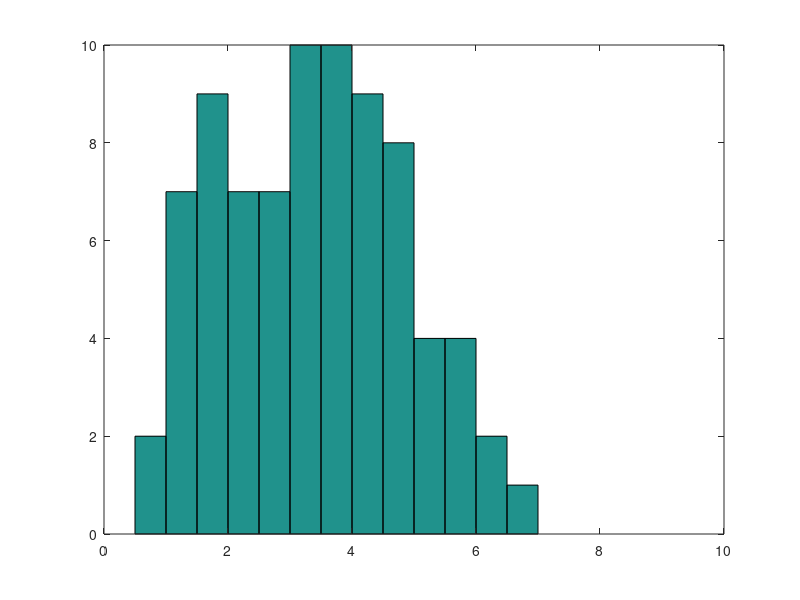
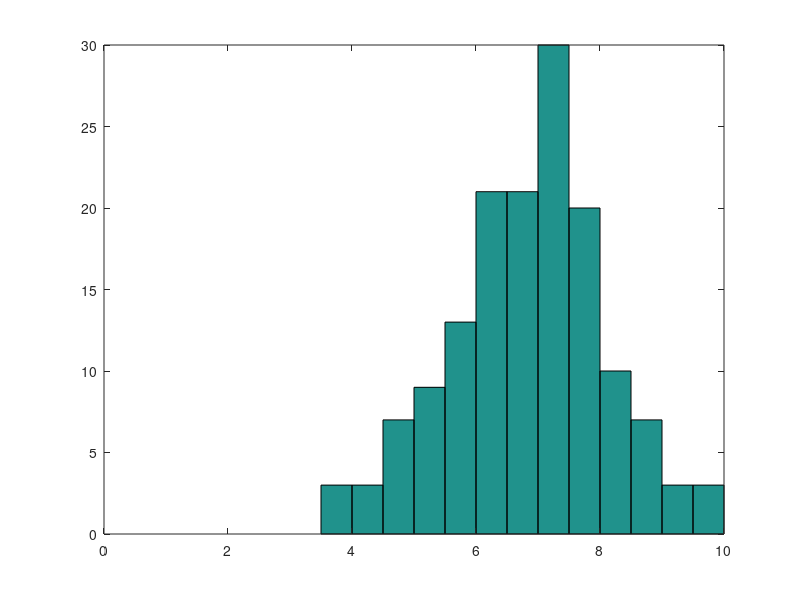
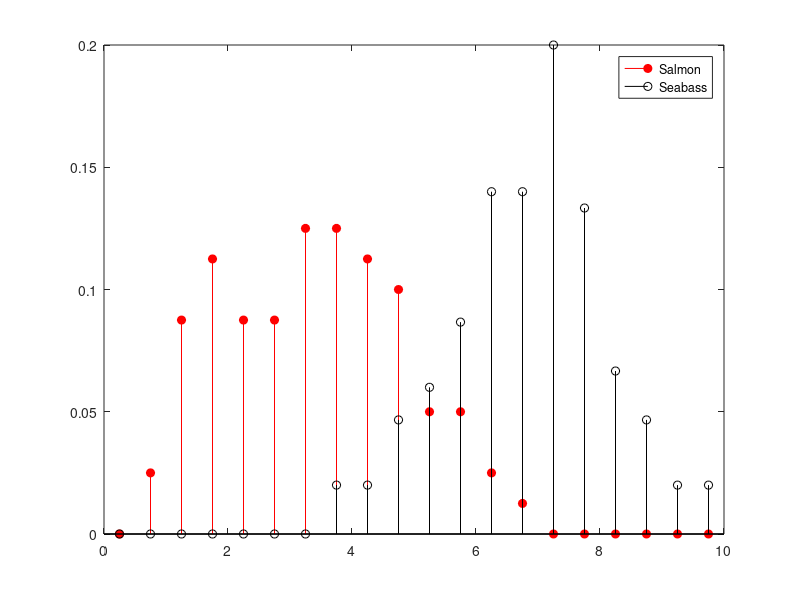
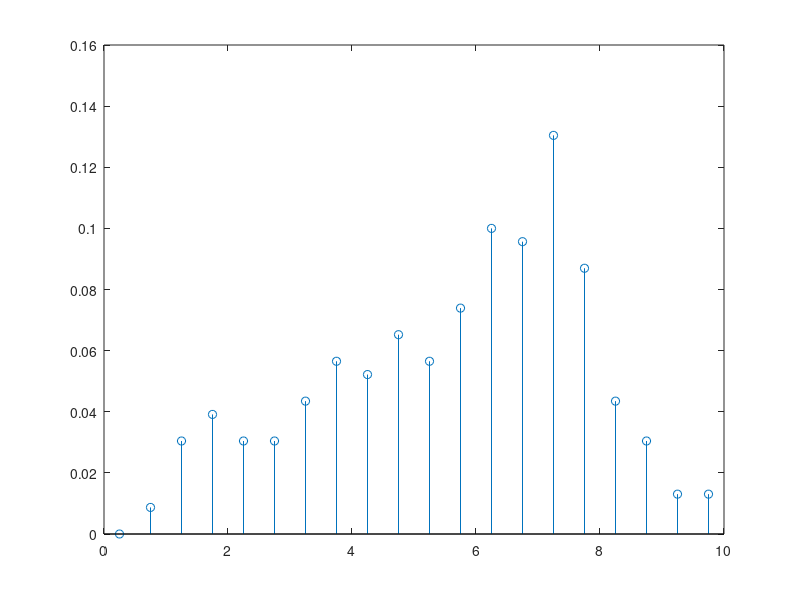

Write the MATLAB code that produced these figures, in order.
%
% CS7720 Spring 2015
% Introduction to Machine Learning and Pattern Recognition
% University of Missouri-Columbia
%
% Author: Chanmann Lim
% email: cl9p8@mail.missouri.edu
%
% Homework Assignment 1
% Problem 4
%
clc; clear; close all;

salmon = load('SalmonLightness.dat');
seabass = load('SeabassLightness.dat');
xvalues = load('formathist.dat');

%
% 1 - Plot Salmon and Seabass histogram with the intervals of 
%     [(k-1)*0.5, k*0.5], with k = 1,...,20
%
% k_min = 1; k_max = 20;
% xvalues = (k_min-1)*0.5:0.5:k_max*0.5;

figure; hist(salmon, xvalues);
figure; hist(seabass, xvalues);

%
% 2 - Compute P(salmon) and P(seabass)
%
sample = length(salmon) + length(seabass);
P_salmon = length(salmon)/sample;
P_seabass = length(seabass)/sample;

disp(['P(salmon) = ' num2str(P_salmon), ...
 ' and P(seabass) = ' num2str(P_seabass)]);

%
% 3 - Plot conditional probability P(lightness|salmon) and
%     P(lightness|seabase) pmf
%
P_lightness_given_salmon = hist(salmon, xvalues)'/length(salmon);
P_lightness_given_seabass = hist(seabass, xvalues)'/length(seabass);

disp('P(lightness|salmon) = '); disp(P_lightness_given_salmon);
disp('P(lightness|seabass) = '); disp(P_lightness_given_seabass);

figure;
stem(xvalues, P_lightness_given_salmon, 'filled', 'r'); hold on;
stem(xvalues, P_lightness_given_seabass, 'k'); hold off;
legend('Salmon', 'Seabass');

%
% 4 - Compute:
%     P(lightness<=5|salmon) and P(lightness<=8|salmon)
%     P(lightness>=5|sea_bass) and P(lightness>=2|sea_bass)
%
P_lightness_less_equal_5_given_salmon = sum(P_lightness_given_salmon(xvalues<=5));
P_lightness_less_equal_8_given_salmon = sum(P_lightness_given_salmon(xvalues<=8));

disp(['P(lightness<=5|salmon) = ' num2str(P_lightness_less_equal_5_given_salmon), ...
 ' and P(lightness<=8|salmon) = ' num2str(P_lightness_less_equal_8_given_salmon)]);

P_lightness_grater_equal_5_given_seabass = sum(P_lightness_given_seabass(xvalues>=5));
P_lightness_grater_equal_2_given_seabass = sum(P_lightness_given_seabass(xvalues>=2));

disp(['P(lightness>=5|seabass) = ' num2str(P_lightness_grater_equal_5_given_seabass), ...
 ' and P(lightness>=2|seabass) = ' num2str(P_lightness_grater_equal_2_given_seabass)]);

%
% 5 - Plot the evidence pmf P(lightness)
%
P_lightness = P_lightness_given_salmon * P_salmon + P_lightness_given_seabass * P_seabass;
disp('P(lightness) = '); disp(P_lightness);
figure; stem(xvalues, P_lightness);

%
% 6 - Plot posterior probabilities
%
P_salmon_given_lightness = P_lightness_given_salmon * P_salmon ./ P_lightness;
P_seabass_given_lightness = P_lightness_given_seabass * P_seabass ./ P_lightness;

disp('P(salmon|lightness)'); disp(P_salmon_given_lightness);
disp('P(seabass|lightness)'); disp(P_seabass_given_lightness);

figure;
stem(xvalues, P_salmon_given_lightness, 'filled', 'r'); hold on;
stem(xvalues, P_seabass_given_lightness, 'k'); hold off;
legend('Salmon', 'Seabass');